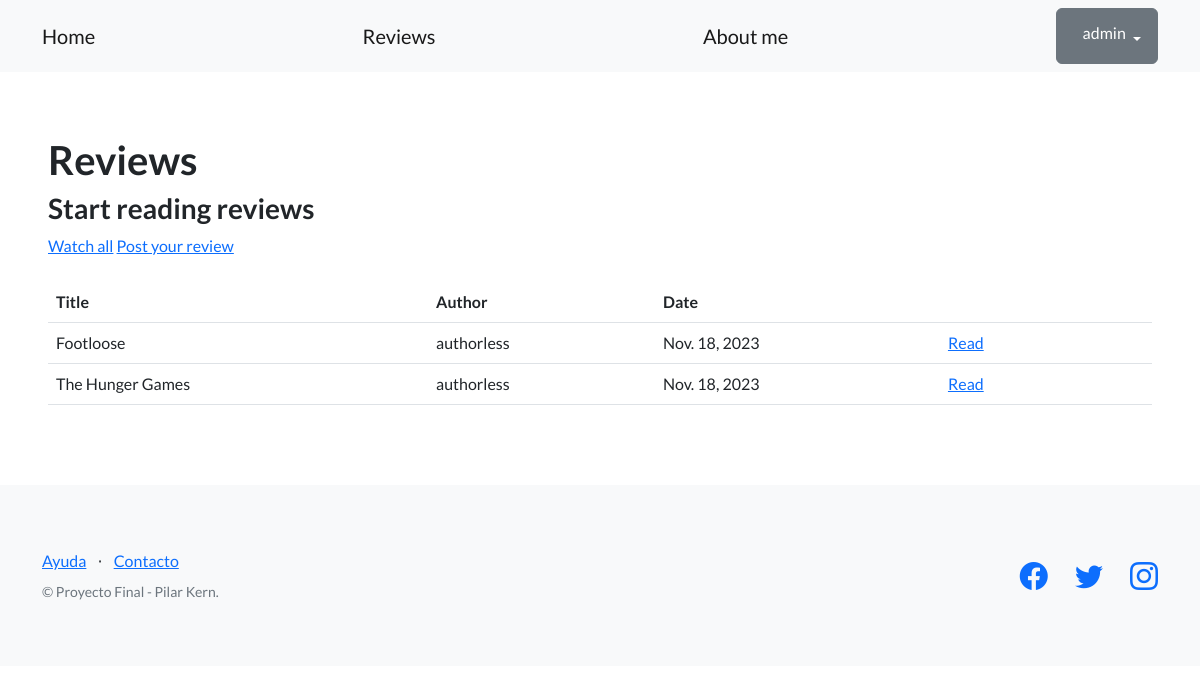
/blog/articles/ (signed in), run on an earlier commit of the app's database.
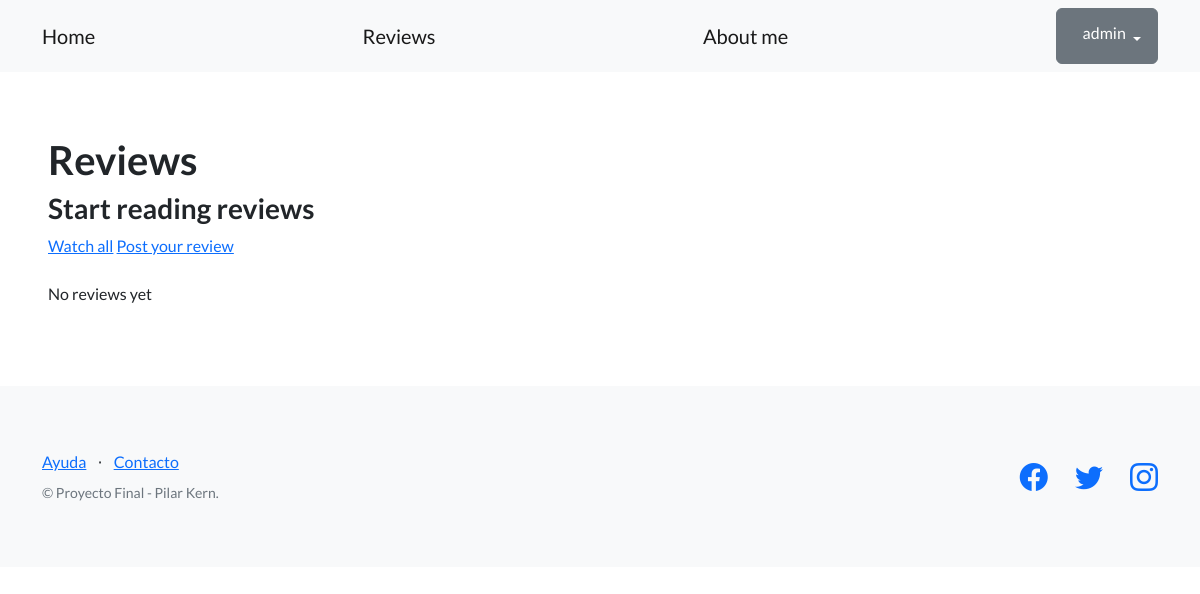
And on a later commit of the database.
### blog/models.py (models this page shows, shortened)
class Article(models.Model):
    title = models.CharField(max_length=64)
    subtitle = models.CharField(max_length=256, blank=True)
    body = models.TextField(blank=True)
    author = models.CharField(max_length=256, blank=True)
    date = models.DateField(null=True)
    creator = models.ForeignKey(User, on_delete=models.SET_NULL, null=True)

### blog/views.py (the view)
# urls.py: path('articles/', ArticleListView.as_view(), name='articles_list'),
class ArticleListView(ListView):
     model = Article
     template_name = 'blog/articles_list.html'

### blog/templates/blog/articles_list.html (shortened to what this page needs)
{% extends 'base.html' %}
{% block contenido %}
<h1>Reviews</h1>
    <h3>Start reading reviews</h3>
    <a href="{% url 'articles_list' %}">Watch all</a>
    <a href="{% url 'new_article' %}">Post your review</a>
    <br><br>
    {% if object_list|length == 0 %}
    <p>No reviews yet</p>
    {% else %}
    <table class='table'>
        <tbody>
            <tr>
                <th>Title</th>
                <th>Author</th>
                <th>Date</th>
                <th></th>
                <th></th>
                <th></th>
            </tr>
            {% for article in object_list %}
            <tr>
                <td>{{ article.title }}</td>
                {% if article.author == '' %}
                <td>authorless</td>
                {% else %}
                <td>{{ article.author }}</td>
                {% endif %}
                <td>{{ article.date }}</td>
                <td>
                    <a href="{% url 'read_article' article.id %}">Read</a>
                </td>
                <td>
                  </td>
                  <td>
            </tr>
            {% endfor %}
        </tbody>
    </table>
    {% endif %}
{% endblock contenido %}

### templates_base/base.html (shortened to what this page needs)
{% load static %}
<!DOCTYPE html>
<html lang="en">
    <head>
        <link href="https://cdn.jsdelivr.net/npm/bootstrap-icons@1.5.0/font/bootstrap-icons.css" rel="stylesheet" type="text/css" />
        <link href="{% static 'css/styles.css' %}" rel="stylesheet" />
    </head>
    <body>
        <nav class="navbar navbar-light bg-light static-top">
            <div class="container">
                <a class="navbar-brand" href="{% url 'home' %}">Home</a>
                <a class="navbar-brand" href="{% url 'articles_list' %}">Reviews</a>
                <a class="navbar-brand" href="{% url 'about' %}" >About me</a>
                {% if user.is_authenticated %}
                <div class="dropdown">
                    <button class="btn btn-secondary dropdown-toggle" type="button" id="dropdownMenuButton1" data-bs-toggle="dropdown" aria-expanded="false">
                        <div style="display: inline-flex;">
                            <span>{{ user.username }}</span>
                        </div>
                    </button>
                </div>
                {% else %}
                <a class="btn btn-primary" href="{% url 'login' %}">Log in</a>
                <a class="btn btn-success" href="{% url 'sign_up' %}">Sign up</a>
                {% endif %}
            </div>
        </nav>
        <section style="padding:4rem 3rem;">
            {% block contenido %}
            {% endblock contenido %}
        </section>
        <footer class="footer bg-light">
            <div class="container">
                <div class="row">
                    <div class="col-lg-6 h-100 text-center text-lg-start my-auto">
                        <ul class="list-inline mb-2">
                            <li class="list-inline-item"><a href="#!">Ayuda</a></li>
                            <li class="list-inline-item">⋅</li>
                            <li class="list-inline-item"><a href="#!">Contacto</a></li>
                        </ul>
                        <p class="text-muted small mb-4 mb-lg-0">&copy; Proyecto Final - Pilar Kern.</p>
                    </div>
                    <div class="col-lg-6 h-100 text-center text-lg-end my-auto">
                        <ul class="list-inline mb-0">
                            <li class="list-inline-item me-4">
                                <a href="https://www.facebook.com/NetflixArg"><i class="bi-facebook fs-3"></i></a>
                            </li>
                            <li class="list-inline-item me-4">
                                <a href="https://twitter.com/netflix"><i class="bi-twitter fs-3"></i></a>
                            </li>
                            <li class="list-inline-item">
                                <a href="https://www.instagram.com/netflix"><i class="bi-instagram fs-3"></i></a>
                            </li>
                        </ul>
                    </div>
                </div>
            </div>
        </footer>
    </body>
</html>

What changed in the data, as far as the page shows it:
removed Article: title "Footloose", author "authorless", date "Nov. 18, 2023"
removed Article: title "The Hunger Games", author "authorless", date "Nov. 18, 2023"
Also different on the page:
text no longer shown: "Title Author Date"
text now shown: "No reviews yet"
